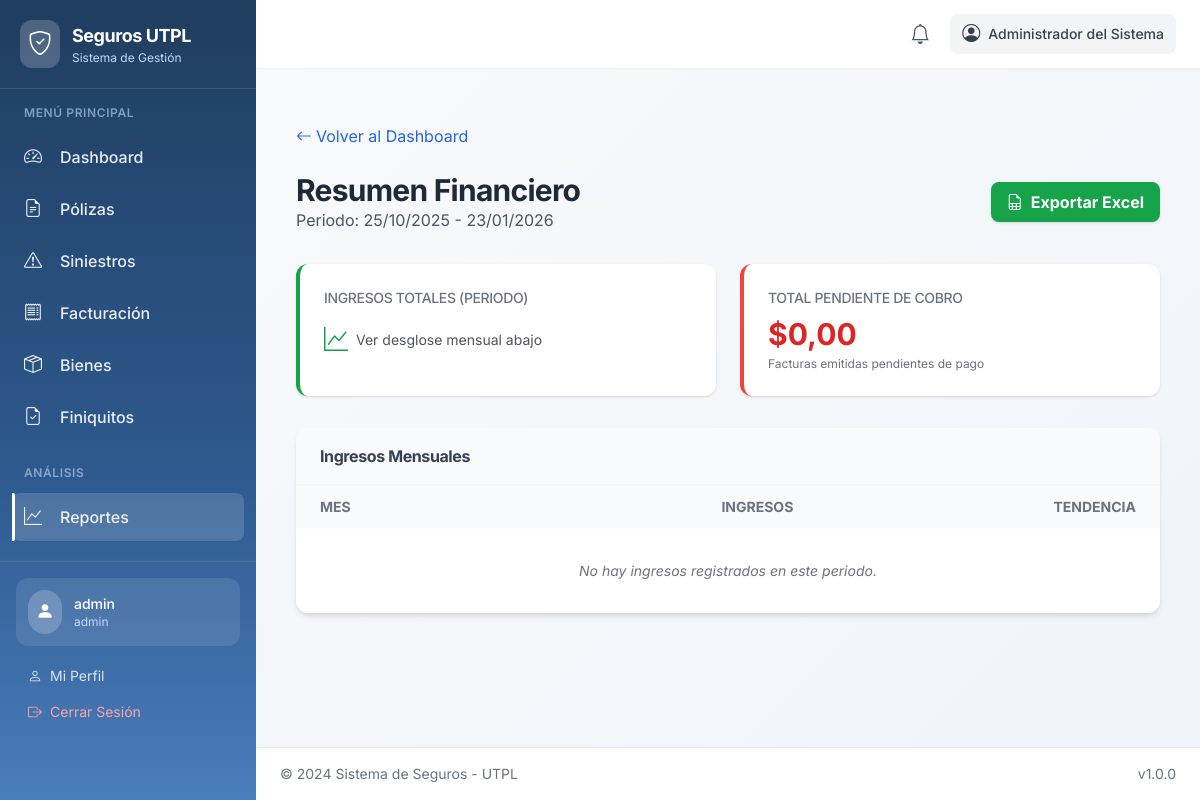
The page /reports/financial/ (signed in) on the database its author committed.
### accounts/models.py (models this page shows, shortened)
class UserProfile(AbstractUser):
    ROLE_CHOICES = [
        ('admin', _('Administrador')),
        ('insurance_manager', _('Gerente de Seguros')),
        ('requester', _('Custodio de Bienes')),
    ]
    full_name = models.CharField(
        _('Nombre completo'),
        max_length=255,
        blank=True
    )
    role = models.CharField(
        _('Rol'),
        max_length=20,
        choices=ROLE_CHOICES,
        default='requester'
    )
    department = models.CharField(
        _('Departamento'),
        max_length=100,
        blank=True
    )
    phone = models.CharField(
        _('Teléfono'),
        max_length=20,
        blank=True
    )
    created_at = models.DateTimeField(_('Fecha de creación'), auto_now_add=True)
    updated_at = models.DateTimeField(_('Fecha de actualización'), auto_now=True)
    class Meta:
        verbose_name = _('Perfil de Usuario')
        verbose_name_plural = _('Perfiles de Usuario')
        ordering = ['-created_at']
    def get_full_name(self):
        if self.full_name:
            return self.full_name
        return super().get_full_name() or self.username
    def get_role_permissions(self):
        permissions_map = {
            'admin': [
                'users_read', 'users_write', 'users_create', 'users_update', 'users_delete', 'users_manage',
                'policies_read', 'policies_write', 'policies_create', 'policies_update', 'policies_delete', 'policies_manage',
                'claims_read', 'claims_write', 'claims_update', 'claims_delete', 'claims_manage',
                'invoices_read', 'invoices_write', 'invoices_create', 'invoices_update', 'invoices_delete', 'invoices_manage',
                'assets_read', 'assets_write', 'assets_create', 'assets_update', 'assets_delete', 'assets_manage',
                'reports_read', 'reports_write', 'reports_create', 'reports_update', 'reports_delete', 'reports_manage',
                'insurance_companies_read', 'insurance_companies_write', 'insurance_companies_create', 'insurance_companies_update', 'insurance_companies_delete', 'insurance_companies_manage',
                'brokers_read', 'brokers_write', 'brokers_create', 'brokers_update', 'brokers_delete', 'brokers_manage',
                'settings_read', 'settings_write', 'settings_create', 'settings_update', 'settings_delete', 'settings_manage',
                'alerts_read', 'alerts_create', 'alerts_write', 'alerts_execute', 'alerts_delete'
            ],
            'insurance_manager': [
                'users_read',
                'policies_read', 'policies_write', 'policies_create', 'policies_update', 'policies_delete',
                'claims_read', 'claims_write', 'claims_update', 'claims_manage',
                'invoices_read', 'invoices_write', 'invoices_create', 'invoices_update',
                'assets_read',
                'reports_read',
                'insurance_companies_read', 'insurance_companies_write', 'insurance_companies_create', 'insurance_companies_update',
                'brokers_read', 'brokers_write', 'brokers_create', 'brokers_update'
            ],
            'requester': [
                'claims_read', 'claims_write', 'claims_create',
                'assets_read'  # Only their own assets
            ]
        }
        return permissions_map.get(self.role, [])

### reports/views.py (the view)
# urls.py: path('financial/', views.financial_report, name='financial_report'),
@login_required
def financial_report(request):
    end_date = timezone.now().date()
    start_date = end_date - timedelta(days=90)  # Last 3 months
    invoices = Invoice.objects.filter(
        created_at__date__gte=start_date,
        created_at__date__lte=end_date
    )
    from django.db.models.functions import TruncMonth
    monthly_revenue = invoices.filter(payment_status='paid').annotate(
        month=TruncMonth('created_at')
    ).values('month').annotate(
        total=Sum('total_amount')
    ).order_by('month')
    outstanding_invoices = Invoice.objects.filter(payment_status='pending')
    total_outstanding = outstanding_invoices.aggregate(total=Sum('total_amount'))['total'] or 0
    context = {
        'monthly_revenue': monthly_revenue,
        'total_outstanding': total_outstanding,
        'start_date': start_date,
        'end_date': end_date,
    }
    return render(request, 'reports/financial_report.html', context)

### templates/reports/financial_report.html
{% extends 'base.html' %}
{% load i18n %}
{% block content %}
<div class="container mx-auto px-4 py-8">
    <div class="mb-6">
        <a href="{% url 'accounts:dashboard' %}" class="text-blue-600 hover:underline flex items-center">
            <i class="bi bi-arrow-left mr-1"></i> {% trans "Volver al Dashboard" %}
        </a>
    </div>
    <div class="flex justify-between items-center mb-8">
        <div>
            <h1 class="text-3xl font-bold text-gray-800">{% trans "Resumen Financiero" %}</h1>
            <p class="text-gray-600">Periodo: {{ start_date|date:"d/m/Y" }} - {{ end_date|date:"d/m/Y" }}</p>
        </div>
        <div>
            <a href="{% url 'reports:export_financial_report' %}"
                class="bg-green-600 hover:bg-green-700 text-white font-bold py-2 px-4 rounded-lg shadow transition flex items-center">
                <i class="bi bi-file-earmark-spreadsheet mr-2"></i> {% trans "Exportar Excel" %}
            </a>
        </div>
    </div>
    <div class="grid grid-cols-1 md:grid-cols-2 gap-6 mb-8">
        <div class="bg-white rounded-xl shadow p-6 border-l-4 border-green-600">
            <h3 class="text-gray-500 text-sm font-medium uppercase">Ingresos Totales (Periodo)</h3>
            <div class="mt-4 flex items-center text-green-600">
                <i class="bi bi-graph-up text-2xl mr-2"></i>
                <span class="text-sm text-gray-600">Ver desglose mensual abajo</span>
            </div>
        </div>
        <div class="bg-white rounded-xl shadow p-6 border-l-4 border-red-500">
            <h3 class="text-gray-500 text-sm font-medium uppercase">Total Pendiente de Cobro</h3>
            <div class="mt-2 text-3xl font-bold text-red-600">${{ total_outstanding|floatformat:2 }}</div>
            <p class="text-xs text-gray-500 mt-1">Facturas emitidas pendientes de pago</p>
        </div>
    </div>
    <div class="bg-white rounded-xl shadow-md overflow-hidden">
        <div class="px-6 py-4 border-b border-gray-100 bg-gray-50">
            <h3 class="font-bold text-gray-700">Ingresos Mensuales</h3>
        </div>
        <div class="overflow-x-auto">
            <table class="w-full text-left text-sm text-gray-600">
                <thead class="bg-gray-50 text-gray-500 uppercase font-medium">
                    <tr>
                        <th class="px-6 py-3">Mes</th>
                        <th class="px-6 py-3 text-right">Ingresos</th>
                        <th class="px-6 py-3 text-right">Tendencia</th>
                    </tr>
                </thead>
                <tbody class="divide-y divide-gray-100">
                    {% for item in monthly_revenue %}
                    <tr class="hover:bg-gray-50">
                        <td class="px-6 py-4 font-medium text-gray-800">
                            {{ item.month|date:"Y-m" }}
                        </td>
                        <td class="px-6 py-4 text-right font-bold text-gray-800">
                            ${{ item.total|floatformat:2 }}
                        </td>
                        <td class="px-6 py-4 text-right">
                            <span class="text-gray-400">-</span>
                        </td>
                    </tr>
                    {% empty %}
                    <tr>
                        <td colspan="3" class="px-6 py-8 text-center text-gray-500 italic">No hay ingresos registrados
                            en este periodo.</td>
                    </tr>
                    {% endfor %}
                </tbody>
            </table>
        </div>
    </div>
</div>
{% endblock %}

### templates/base.html (shortened to what this page needs)
{% load static %}
<!DOCTYPE html>
<html lang="es">
<head>
    <script src="https://cdn.tailwindcss.com"></script>
    <link href="https://cdn.jsdelivr.net/npm/bootstrap-icons@1.10.0/font/bootstrap-icons.css" rel="stylesheet">
    <link href="{% static 'css/style.css' %}" rel="stylesheet">
</head>
<body class="bg-gray-100 font-sans">
    <div class="flex min-h-screen">
        {% if user.is_authenticated and user_permissions %}
        <aside id="sidebar"
            class="fixed inset-y-0 left-0 z-50 w-64 transform -translate-x-full lg:translate-x-0 transition-transform duration-300"
            style="background: linear-gradient(180deg, #1f3d5f 0%, #2e5a8f 60%, #4a7dbb 100%);">
            <div class="flex items-center space-x-3 p-5 border-b border-white/10">
                <div class="bg-white/20 p-2 rounded-xl">
                    <i class="bi bi-shield-check text-white text-2xl"></i>
                </div>
                <div>
                    <h1 class="text-white font-bold text-lg">Seguros UTPL</h1>
                    <p class="text-blue-200 text-xs">Sistema de Gestión</p>
                </div>
            </div>
            <nav class="sidebar-nav flex-1 overflow-y-auto px-3 py-4">
                <p class="text-blue-200/60 text-xs font-semibold uppercase tracking-wider px-3 mb-3">Menú Principal</p>
                <a href="{% url 'accounts:dashboard' %}"
                    class="nav-link flex items-center space-x-3 text-white/90 hover:text-white px-3 py-2.5 rounded-lg mb-1">
                    <i class="bi bi-speedometer2 text-lg w-6"></i>
                    <span class="font-medium">Dashboard</span>
                </a>
                {% if 'policies_read' in user_permissions %}
                <a href="{% url 'policies:policy_list' %}"
                    class="nav-link flex items-center space-x-3 text-white/90 hover:text-white px-3 py-2.5 rounded-lg mb-1">
                    <i class="bi bi-file-earmark-text text-lg w-6"></i>
                    <span class="font-medium">Pólizas</span>
                </a>
                {% endif %}
                {% if 'claims_read' in user_permissions %}
                <a href="{% url 'claims:claim_list' %}"
                    class="nav-link flex items-center space-x-3 text-white/90 hover:text-white px-3 py-2.5 rounded-lg mb-1">
                    <i class="bi bi-exclamation-triangle text-lg w-6"></i>
                    <span class="font-medium">Siniestros</span>
                </a>
                {% endif %}
                {% if 'invoices_read' in user_permissions %}
                <a href="{% url 'invoices:invoice_list' %}"
                    class="nav-link flex items-center space-x-3 text-white/90 hover:text-white px-3 py-2.5 rounded-lg mb-1">
                    <i class="bi bi-receipt text-lg w-6"></i>
                    <span class="font-medium">Facturación</span>
                </a>
                {% endif %}
                {% if 'assets_read' in user_permissions %}
                <a href="{% url 'assets:asset_list' %}"
                    class="nav-link flex items-center space-x-3 text-white/90 hover:text-white px-3 py-2.5 rounded-lg mb-1">
                    <i class="bi bi-box-seam text-lg w-6"></i>
                    <span class="font-medium">Bienes</span>
                </a>
                {% endif %}
                {% if 'claims_read' in user_permissions %}
                <a href="{% url 'claims:claim_settlements_list' %}"
                    class="nav-link flex items-center space-x-3 text-white/90 hover:text-white px-3 py-2.5 rounded-lg mb-1">
                    <i class="bi bi-file-earmark-check text-lg w-6"></i>
                    <span class="font-medium">Finiquitos</span>
                </a>
                {% endif %}
                {% if 'reports_read' in user_permissions %}
                <p class="text-blue-200/60 text-xs font-semibold uppercase tracking-wider px-3 mt-6 mb-3">Análisis</p>
                <a href="{% url 'reports:report_list' %}"
                    class="nav-link flex items-center space-x-3 text-white/90 hover:text-white px-3 py-2.5 rounded-lg mb-1">
                    <i class="bi bi-graph-up text-lg w-6"></i>
                    <span class="font-medium">Reportes</span>
                </a>
                {% endif %}
            </nav>
            <div class="p-4 border-t border-white/10">
                <div class="bg-white/10 rounded-xl p-3 mb-3">
                    <div class="flex items-center space-x-3">
                        <div class="bg-white/20 p-2 rounded-full">
                            <i class="bi bi-person-fill text-white text-lg"></i>
                        </div>
                        <div class="flex-1 min-w-0">
                            <p class="text-white font-medium text-sm truncate">{{ user.username }}</p>
                            <p class="text-blue-200 text-xs">{{ user.role }}</p>
                        </div>
                    </div>
                </div>
                <a href="{% url 'accounts:profile' %}"
                    class="flex items-center space-x-2 text-white/80 hover:text-white px-3 py-2 rounded-lg hover:bg-white/10 text-sm">
                    <i class="bi bi-person"></i>
                    <span>Mi Perfil</span>
                </a>
                <a href="{% url 'accounts:logout' %}"
                    class="flex items-center space-x-2 text-red-300 hover:text-red-200 px-3 py-2 rounded-lg hover:bg-red-500/20 text-sm">
                    <i class="bi bi-box-arrow-right"></i>
                    <span>Cerrar Sesión</span>
                </a>
            </div>
        </aside>
        {% endif %}
        <div
            class="flex-1 flex flex-col min-h-screen {% if user.is_authenticated and user_permissions %}lg:ml-64{% endif %}">
            {% if user.is_authenticated and user_permissions %}
            <header class="bg-white shadow-sm sticky top-0 z-30">
                <div class="flex items-center justify-between px-4 lg:px-6 py-3">
                    <div class="flex items-center space-x-3 ml-auto">
                        <div class="relative" x-data="{ open: false }">
                            <button @click="open = !open"
                                class="relative p-2 text-gray-600 hover:bg-gray-100 rounded-lg">
                                <i class="bi bi-bell text-xl"></i>
                            </button>
                        </div>
                        <div
                            class="hidden lg:flex items-center space-x-2 text-gray-700 bg-gray-100 px-3 py-1.5 rounded-lg">
                            <i class="bi bi-person-circle text-lg"></i>
                            <span class="text-sm font-medium">{{ user_full_name|default:user.username }}</span>
                        </div>
                    </div>
                </div>
            </header>
            {% endif %}
            <main class="flex-1 {% if user.is_authenticated and user_permissions %}p-4 lg:p-6{% endif %}">
                {% block content %}{% endblock %}
            </main>
            {% if user.is_authenticated and user_permissions %}
            <footer class="bg-white border-t border-gray-200 mt-auto">
                <div
                    class="px-4 lg:px-6 py-4 flex flex-col sm:flex-row justify-between items-center text-sm text-gray-500">
                    <span>&copy; 2024 Sistema de Seguros - UTPL</span>
                    <span class="mt-1 sm:mt-0">v1.0.0</span>
                </div>
            </footer>
            {% endif %}
        </div>
    </div>
</body>
</html>

### rows shown on the page
UserProfile: username "admin", role "admin", full_name+username "Administrador del Sistema"

### other values the page prints
{{ total_outstanding|floatformat:2 }} "0,00"
